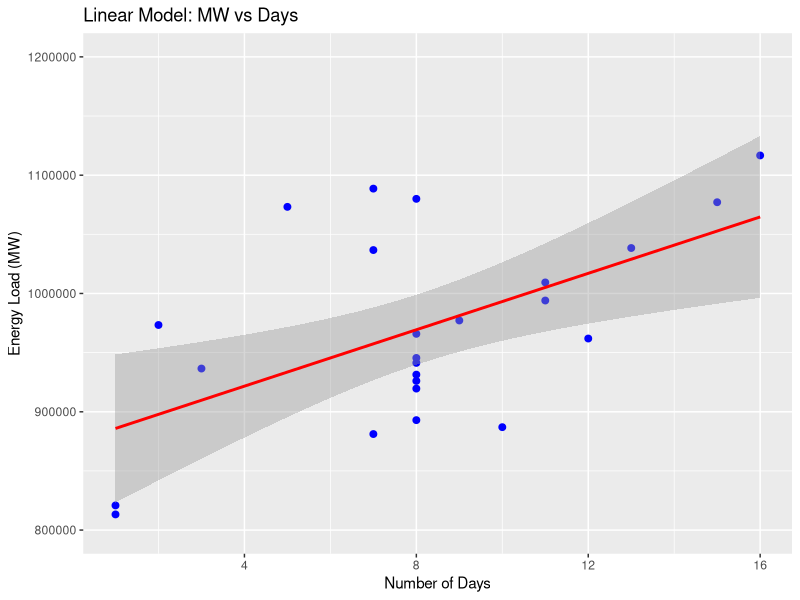

Generate this figure with R:
## ---- chunk 1
library(dplyr)
install.packages("lubridate")
library(lubridate)
library(ggplot2)
# Import Data
ElectricityPrice_Monthly <-
  read.csv("./Data/Processed/ElectricityPrice_Monthly.csv")
EnergyLoad_Daily <-
  read.csv("./Data/Processed/EnergyLoad_Daily.csv")
Temperature_Daily <-
  read.csv("./Data/Processed/Temperature_MaxMin_Daily.csv")

#Convert the Date to data format
ElectricityPrice_Monthly$Date <- as.Date(ElectricityPrice_Monthly$Date)

EnergyLoad_Daily$Date <- as.Date(EnergyLoad_Daily$Date)

Temperature_Daily$Date <- as.Date(Temperature_Daily$Date)

## ---- chunk 2
#Build a new column "Extreme_Cold"
Temperature_Daily <- Temperature_Daily %>%
  mutate(Extreme_Cold = ifelse(Temperature_Min <= 0, 1, 0))

# Aggregate the number of extreme cold days by month
extreme_cold_monthly <- Temperature_Daily %>%
  mutate(month = floor_date(Date, "month")) %>%  # Extract the month
  group_by(month) %>%  # Group by month
  summarise(`days` = sum(Extreme_Cold))

# Aggregate the load data to monthly daily averages
monthly_load <- EnergyLoad_Daily %>%
  mutate(month = format(Date, "%Y-%m")) %>% # Extract year-month
  group_by(month) %>%
  summarise(
    MW = mean(`ERCOT.MW.`, na.rm = TRUE)
  ) %>%
  ungroup()

#Combined the monthly load, electricity price and extreme cold days data for the linear model. 

monthly_load$month <- as.Date(paste0(monthly_load$month, "-01"))

ElectricityPrice_Monthly <- ElectricityPrice_Monthly %>%
  rename(month=Date)

extreme_cold_load_price <- monthly_load %>%
  left_join(extreme_cold_monthly, by = "month", na.rm==T) %>%
  left_join(ElectricityPrice_Monthly, by = "month", na.rm==T)
## ---- chunk 3
# Keep winter data only.
extreme_cold_load_price$month_number <- format(extreme_cold_load_price$month, "%m")
winter_data <- subset(extreme_cold_load_price, month_number %in% c("12", "01", "02"))
## ---- chunk 4
# H0: The number of days in a month has no impacts on the amount of monthly energy load
# H2: The number of days in a month has impacts on the amount of monthly energy load

# Number of days and load
ModelLoad <- lm(MW ~ days, data = winter_data)

# Summary of the model
summary(ModelLoad)
## ---- chunk 5
# Plot the data with the linear regression line
ggplot(data = winter_data, aes(x = days, y = MW)) +
  geom_point(color = "blue", size = 2) + # Scatter plot for points
  geom_smooth(method = "lm", color = "red", se = TRUE) + # Linear regression line with confidence interval
  labs(
    title = "Linear Model: MW vs Days",
    x = "Number of Days",
    y = "Energy Load (MW)"
  ) +
  ylim(800000, 1200000)
## ---- chunk 6
# H0: The number of extremely cold days in a month has no impacts on the monthly electricity price
# H2: The number of extremely cold days in a month has impacts on the monthly electricity price

# Number of days and load
ModelPrice<- lm(Price.cent.KWh. ~ days, data = winter_data)

# Summary of the model
summary(ModelPrice)
